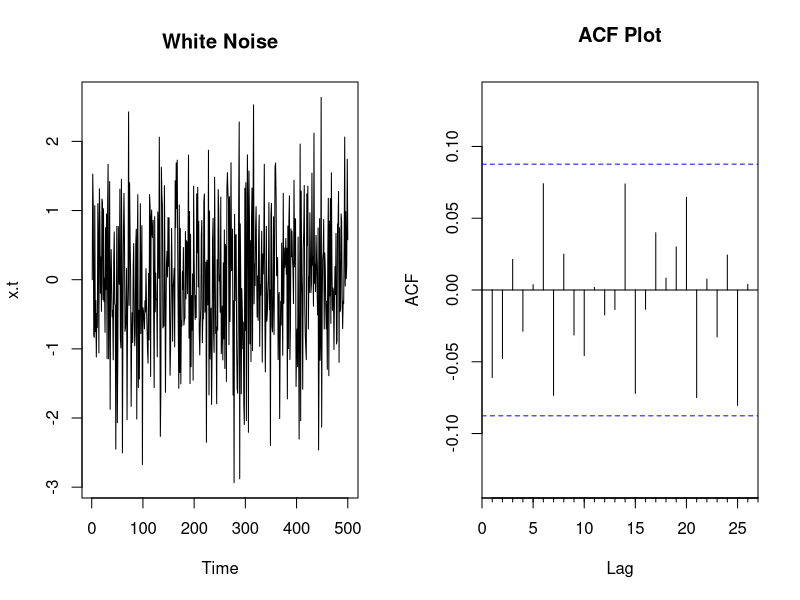
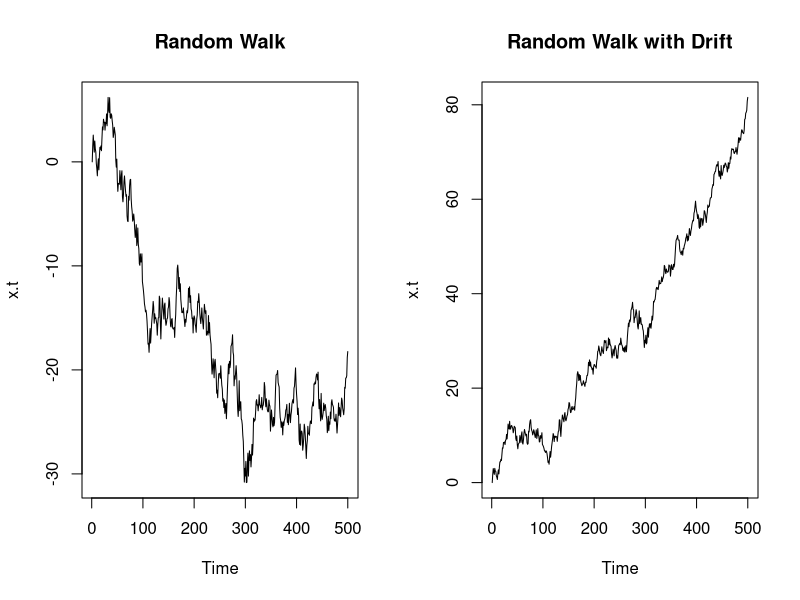
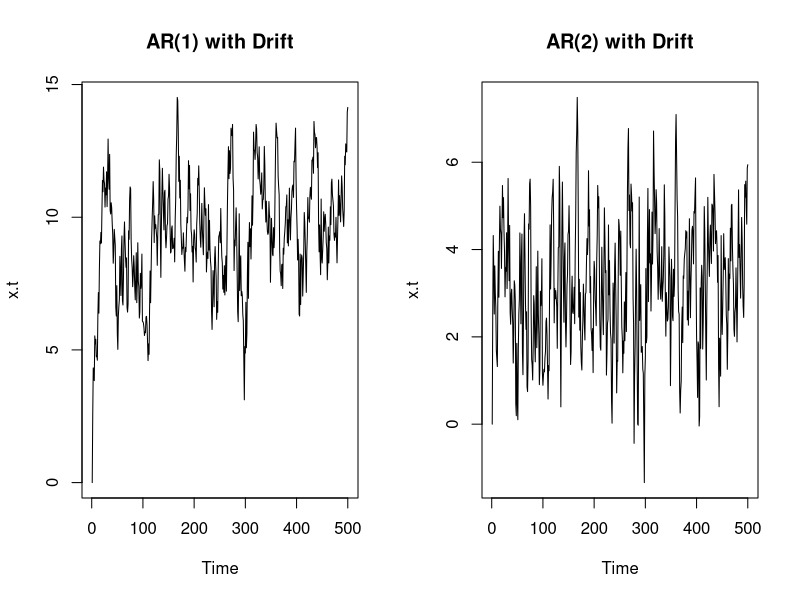
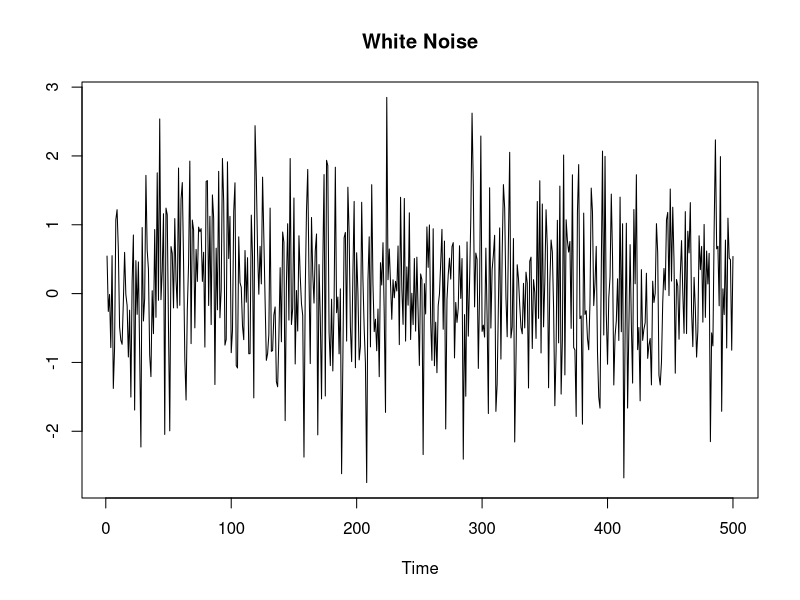
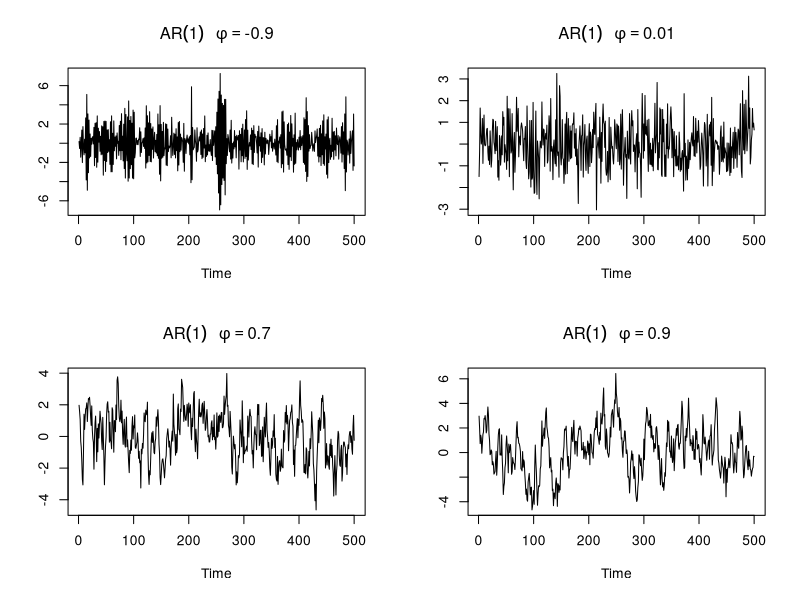
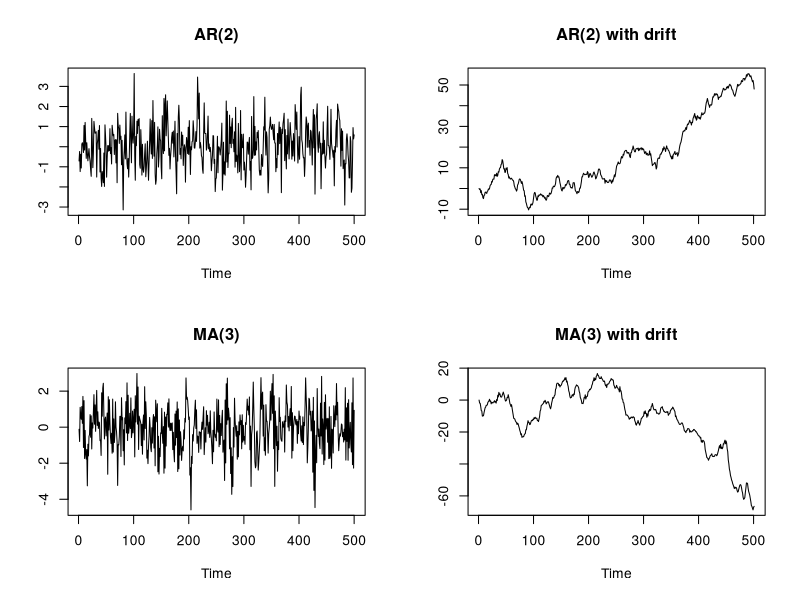
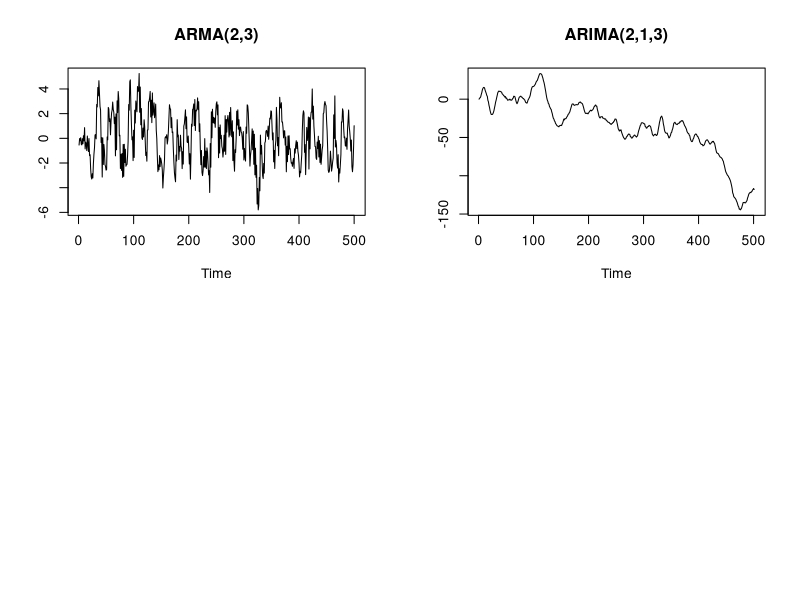

The R script that drew these images, in order:
## ---- chunk 1

library(forecast)

## Set parameters
n = 500
w = rnorm(n, sd = 1)
x.t = 0

## graphical parameters
par(mfrow = c(1,2))

## White Noise
for (i in 2:n) x.t[i] = w[i]

plot.ts(x.t, main = "White Noise")
Acf(x.t, main = "ACF Plot")

## Random Walk, AR(1)
for (i in 2:n) x.t[i] = x.t[i-1] + w[i]

plot.ts(x.t, main = "Random Walk")

## Random Walk with Drift, AR(1)
for (i in 2:n) x.t[i] = .2 + x.t[i-1] + w[i]

plot.ts(x.t, main = "Random Walk with Drift")

## AR(p)
for (i in 2:n) x.t[i] = 1 + .9 * x.t[i-1] + w[i]

plot.ts(x.t, main = "AR(1) with Drift")

for (i in 3:n) x.t[i] = 1 + .9*x.t[i-1] - .2*x.t[i-2] + w[i]

plot.ts(x.t, main = "AR(2) with Drift")

## graphical parameters
par(mfrow = c(1,1))

## ---- chunk 2

## Generated Time Series
plot(arima.sim(n = n, model = list(order = c(0, 0, 0))), main = "White Noise", ylab = "")

par(mfrow = c(2, 2))

## AR(1) (correlation between observations) p(h) = phi^h
for (i in c(-.9, .01, .7, .9)) {
  plot(arima.sim(n = n, model = list(ar = i)), main = bquote(AR(1)~~~phi==.(i)), ylab = "")
}

## AR(2)
plot(arima.sim(n = n, model = list(order = c(2, 0, 0), ar = c(.2, .1))), 
     main = "AR(2)", ylab = "")

## AR(2) with drift
plot(arima.sim(n = n, model = list(order = c(2, 1, 0), ar = c(.2, .1), d = .9)), 
     main = "AR(2) with drift", ylab = "")

## MA(3)
plot(arima.sim(n = n, model = list(order = c(0, 0, 3), ma = c(.1, .8, .1))), 
     main = "MA(3)", ylab = "")

## MA(3) with drift
plot(arima.sim(n = n, model = list(order = c(0, 1, 3), ma = c(.1, .8, .1), d = .9)), 
     main = "MA(3) with drift", ylab = "")

## ARMA(2,3)
plot(arima.sim(n = n, model = list(order = c(2, 0, 3), ar = c(.4, .2), ma = c(.1, .8, .1))), 
     main = "ARMA(2,3)", ylab = "")

## ARIMA(2,1,3)
plot(arima.sim(n = n, model = list(order = c(2, 1, 3), ar = c(.4, .2), ma = c(.1, .8, .1))), 
     main = "ARIMA(2,1,3)", ylab = "")

